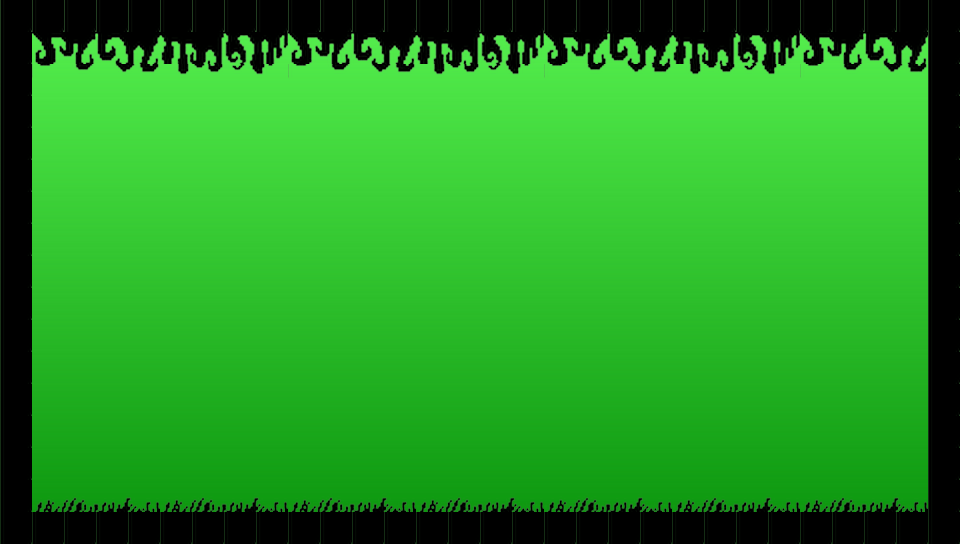

The image is a tile-based game level rendered from a .tmx file. Its description and source (layers, tilesets, objects; grid data summarised) follow:
An orthogonal 30x17 tile map with 32x32 px tiles, 1 tile layer (GroundTilesLayer), 7 tilesets, 1 image layer and 4 objects.

<map version="1.5" tiledversion="1.5.0" orientation="orthogonal" renderorder="right-down" width="30" height="17" tilewidth="32" tileheight="32" infinite="0" nextlayerid="11" nextobjectid="49">
 <tileset firstgid="1" name="Ground" tilewidth="32" tileheight="32" tilecount="7" columns="7">
  <image source="ground-tile-set.png" trans="ff00ff" width="224" height="32" />
 </tileset>
 <tileset firstgid="8" name="Grass" tilewidth="32" tileheight="32" tilecount="5" columns="5">
  <image source="grass-tile-set.png" trans="ff00ff" width="160" height="32" />
 </tileset>
 <tileset firstgid="13" name="Tree1" tilewidth="32" tileheight="32" tilecount="12" columns="2">
  <image source="t1-tile-set.png" trans="ff00ff" width="64" height="192" />
 </tileset>
 <tileset firstgid="25" name="Tree2" tilewidth="32" tileheight="32" tilecount="12" columns="2">
  <image source="t2-tile-set.png" trans="ff00ff" width="64" height="192" />
 </tileset>
 <tileset firstgid="37" name="Lumps1" tilewidth="32" tileheight="32" tilecount="17" columns="17">
  <image source="lp1-tile-set.png" trans="ff00ff" width="544" height="32" />
 </tileset>
 <tileset firstgid="54" name="Lumps2" tilewidth="32" tileheight="32" tilecount="17" columns="17">
  <image source="lp2-tile-set.png" trans="ff00ff" width="544" height="32" />
 </tileset>
 <tileset firstgid="71" name="Lumps3" tilewidth="32" tileheight="32" tilecount="17" columns="17">
  <image source="lp3-tile-set.png" trans="ff00ff" width="544" height="32" />
 </tileset>
 <imagelayer id="2" name="BackgroundImageLayer" locked="1">
  <image source="bg1.png" width="960" height="544" />
 </imagelayer>
 <layer id="1" name="GroundTilesLayer" width="30" height="17" locked="1">
  <data>[510 cells, 174 non-empty, 21 distinct tile ids]</data>
 </layer>
 <objectgroup id="7" name="GroundObjectsLayer" locked="1">
  <object id="37" x="0" y="0" width="960" height="32" />
  <object id="38" x="0" y="512" width="960" height="32" />
  <object id="39" x="0" y="32" width="32" height="480" />
  <object id="40" x="928" y="32" width="32" height="480" />
 </objectgroup>
 <objectgroup id="8" name="SpikesObjectsLayer" locked="1" />
 <objectgroup id="9" name="CrumbleObjectsLayer" locked="1" />
 <objectgroup id="10" name="ChangeEnemyDirectionObjectsLayer" locked="1" />
</map>
